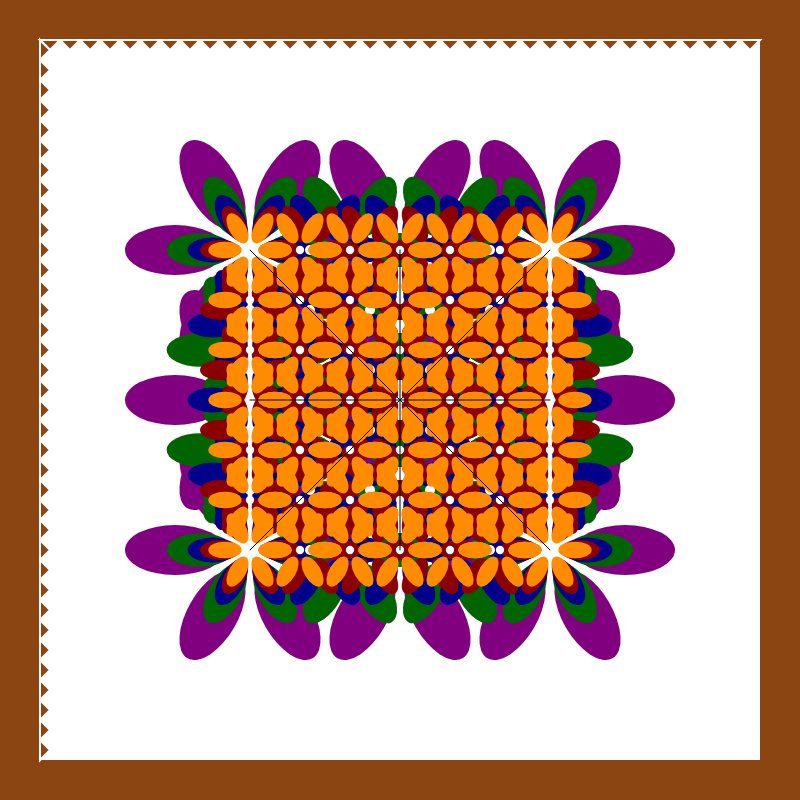
Frame 1 (no input)
Frame 2 (the mouse pressed at the canvas centre, redrawn once): identical to frame 1, image omitted

The p5.js sketch that drew this single still picture (run headless with seeded random() and noise() and a simulated clock; the mouse was pressed at the canvas centre and the sketch redrawn once):

// p5.js sketch
// ── sketch.js
function setup() {
  createCanvas(800, 800);
  noLoop();
}

function draw() {
  background(255);
  
  // Draw border with interlocking chevron and triangle pattern
  drawBorder();
  
  // Draw central Persian rug pattern
  drawRugPattern();
}

function drawBorder() {
  const borderSize = 40;
  const gridSize = 20;
  
  // Fill border area with deep jewel tones
  fill(139, 69, 19); // Brown
  noStroke();
  rect(0, 0, width, borderSize); // Top
  rect(0, height - borderSize, width, borderSize); // Bottom
  rect(0, 0, borderSize, height); // Left
  rect(width - borderSize, 0, borderSize, height); // Right
  
  // Draw interlocking chain pattern
  stroke(255);
  strokeWeight(2);
  
  for (let x = borderSize; x < width - borderSize; x += gridSize) {
    // Chevron pattern
    beginShape();
    vertex(x, borderSize);
    vertex(x + gridSize/2, borderSize + gridSize/2);
    vertex(x + gridSize, borderSize);
    endShape(CLOSE);
    
    // Triangle pattern
    beginShape();
    vertex(x + gridSize, borderSize);
    vertex(x + gridSize/2, borderSize + gridSize/2);
    vertex(x, borderSize);
    endShape(CLOSE);
  }
  
  for (let y = borderSize; y < height - borderSize; y += gridSize) {
    // Chevron pattern
    beginShape();
    vertex(borderSize, y);
    vertex(borderSize + gridSize/2, y + gridSize/2);
    vertex(borderSize, y + gridSize);
    endShape(CLOSE);
    
    // Triangle pattern
    beginShape();
    vertex(borderSize, y + gridSize);
    vertex(borderSize + gridSize/2, y + gridSize/2);
    vertex(borderSize, y);
    endShape(CLOSE);
  }
}

function drawRugPattern() {
  const centerX = width / 2;
  const centerY = height / 2;
  const patternSize = 300;
  
  // Use jewel tones for the central pattern
  const colors = [
    [128, 0, 128], // Purple
    [0, 100, 0],   // Dark Green
    [0, 0, 139],   // Dark Blue
    [139, 0, 0],   // Dark Red
    [255, 140, 0]  // Dark Orange
  ];
  
  // Draw lattice grid
  stroke(0);
  strokeWeight(1);
  noFill();
  
  for (let i = 0; i < 5; i++) {
    const spacing = patternSize / (i + 2);
    for (let x = centerX - patternSize/2; x <= centerX + patternSize/2; x += spacing) {
      for (let y = centerY - patternSize/2; y <= centerY + patternSize/2; y += spacing) {
        // Draw a stylized flower motif
        drawFlower(x, y, spacing / 3, colors[i % colors.length]);
      }
    }
  }
  
  // Add decorative symmetry lines
  stroke(0);
  strokeWeight(1);
  line(centerX - patternSize/2, centerY, centerX + patternSize/2, centerY);
  line(centerX, centerY - patternSize/2, centerX, centerY + patternSize/2);
  line(centerX - patternSize/2, centerY - patternSize/2, centerX + patternSize/2, centerY + patternSize/2);
  line(centerX - patternSize/2, centerY + patternSize/2, centerX + patternSize/2, centerY - patternSize/2);
}

function drawFlower(x, y, size, color) {
  fill(color[0], color[1], color[2]);
  noStroke();
  
  // Draw petals
  for (let i = 0; i < 6; i++) {
    const angle = TWO_PI * i / 6;
    const petalX = x + cos(angle) * size * 1.5;
    const petalY = y + sin(angle) * size * 1.5;
    
    push();
    translate(petalX, petalY);
    rotate(angle);
    ellipse(0, 0, size * 2, size);
    pop();
  }
  
  // Draw center
  fill(255);
  ellipse(x, y, size / 2, size / 2);
}
